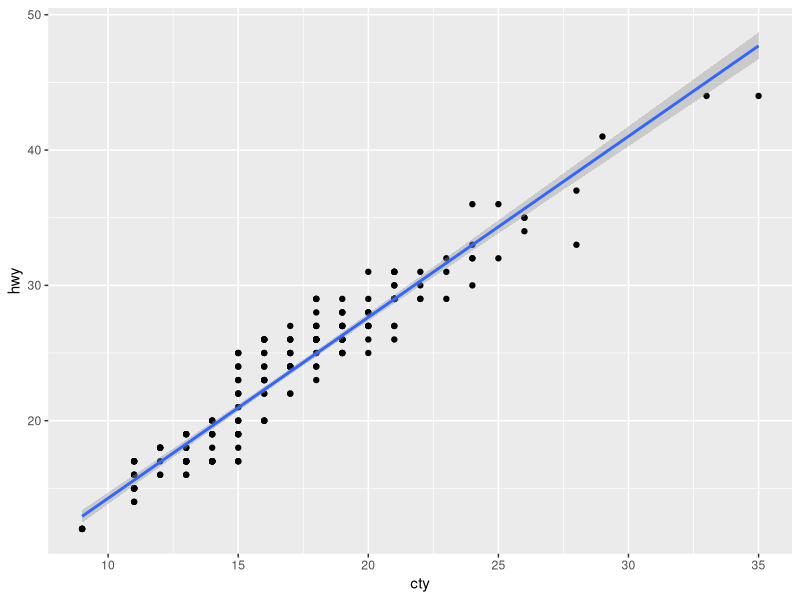
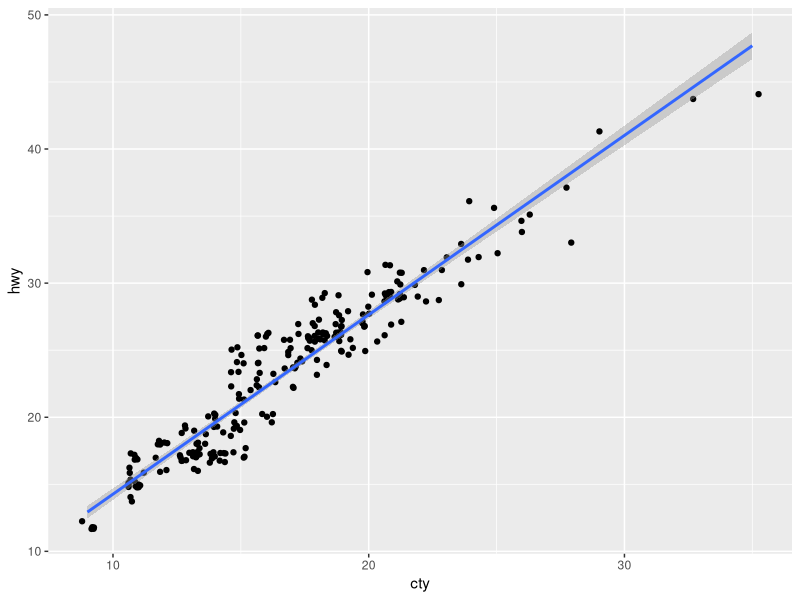
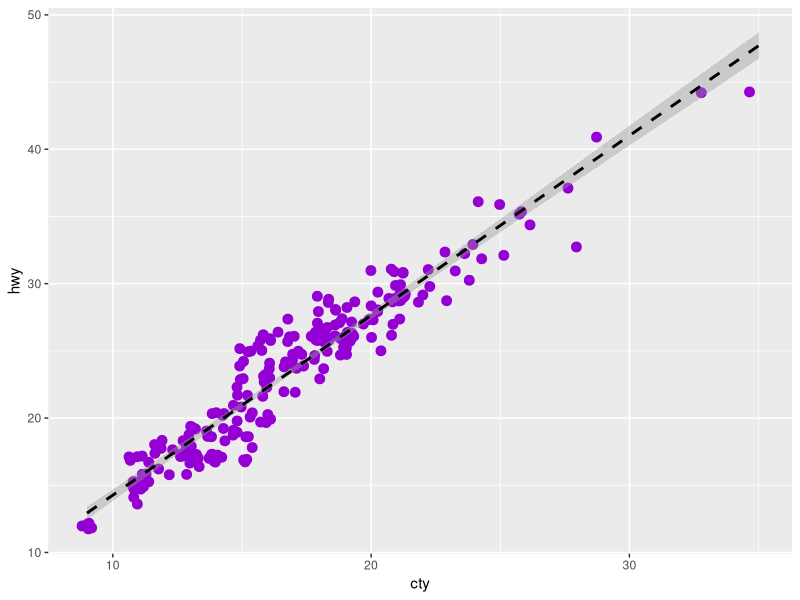
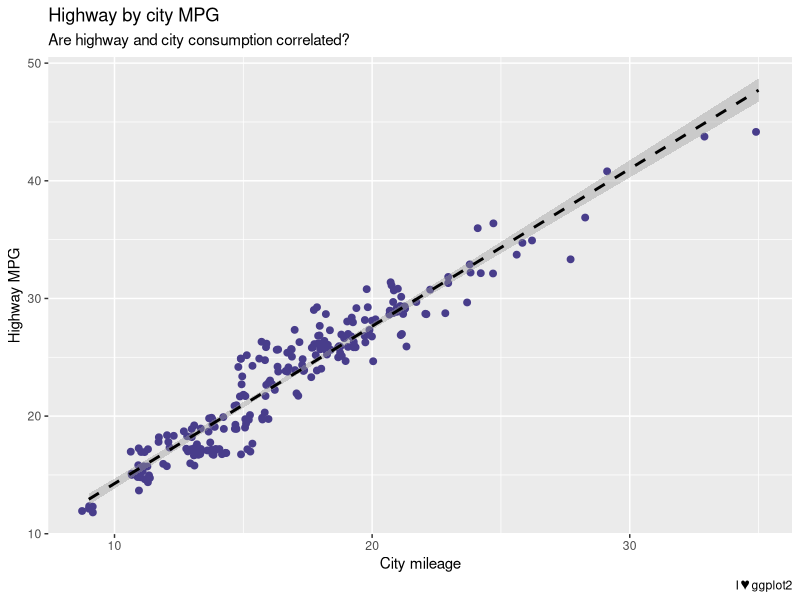
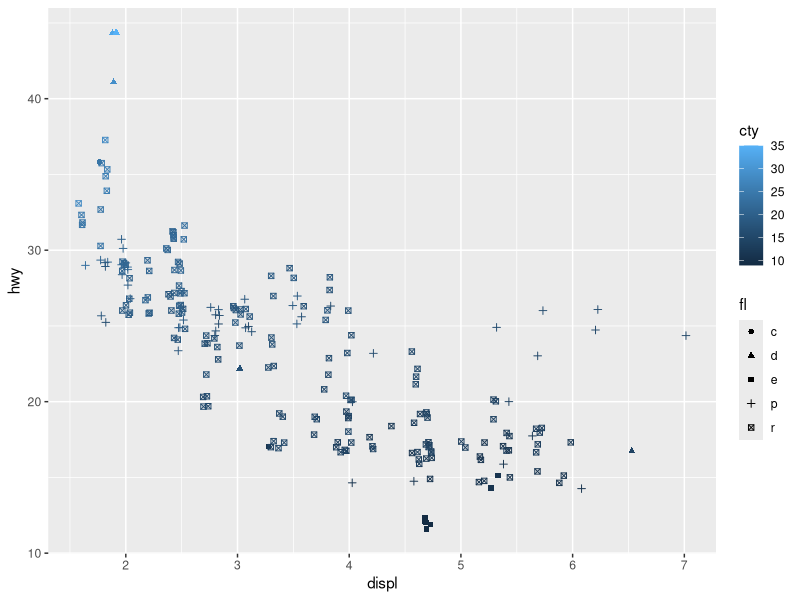
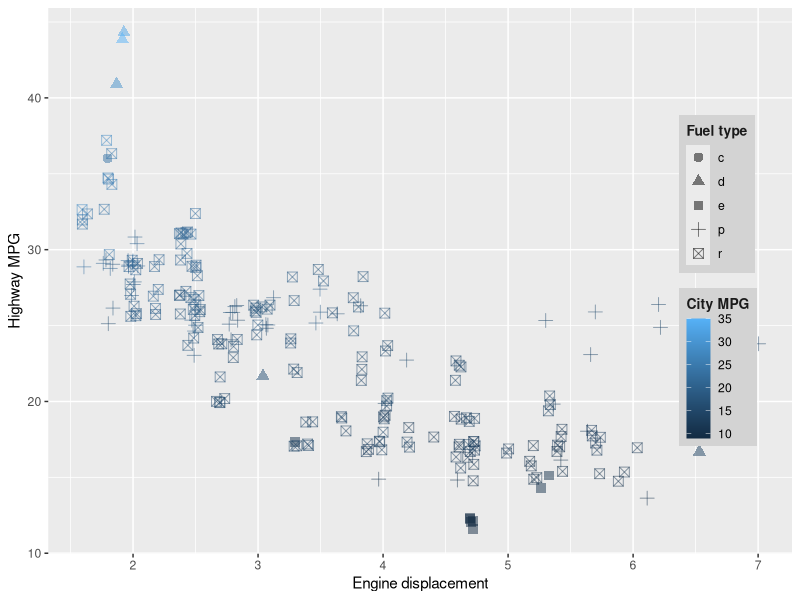
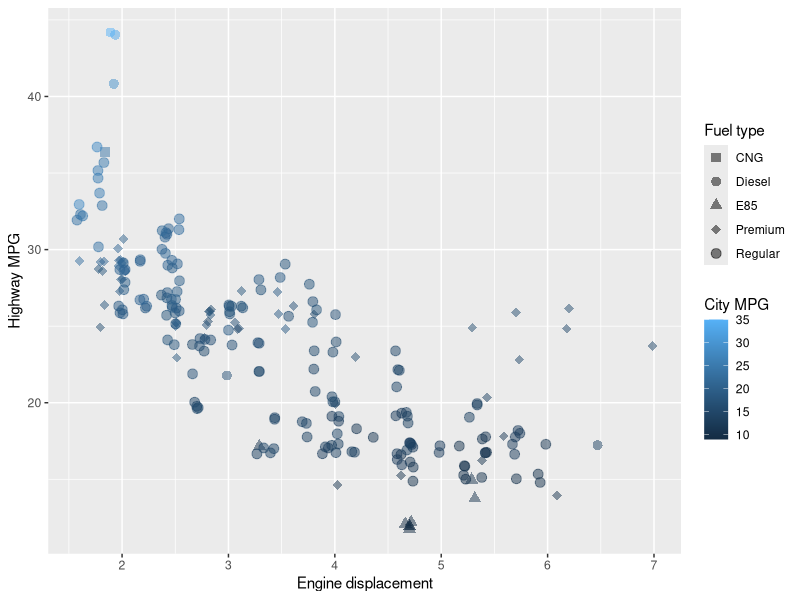
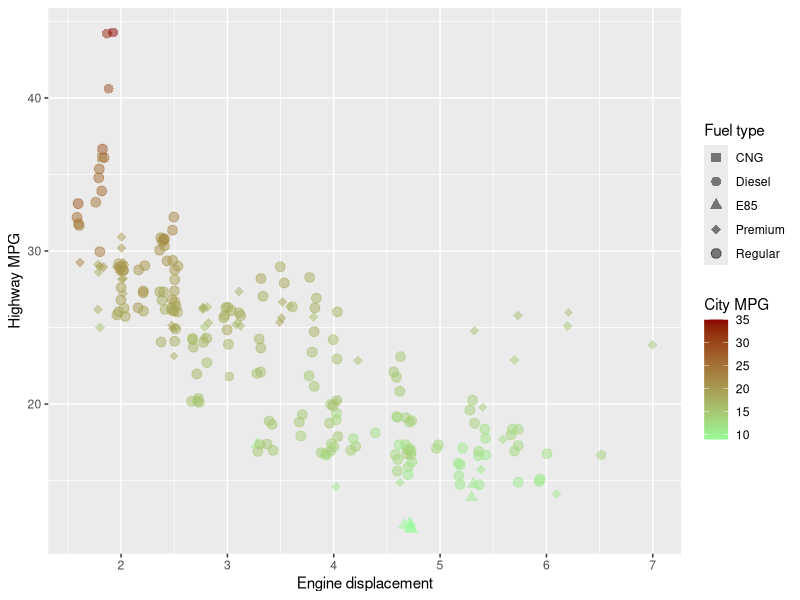

These figures' R source, in order:
#load ggplot2 library
library(ggplot2)

#mpg data set
?mpg
?diamonds

# Display few record from mpg data set
head(mpg)

#===================================================================================================
#fit a trend line using linear regressions(method= "lm") with geom_smooth()
ggplot(mpg) + aes(cty, hwy) + geom_point() +  geom_smooth(method = "lm")

#The jitter geom is a shortcut for geom_point(position = "jitter") 
#and adds a small amount of random variation to the location of each point to avoid overplotting 
#(i.e. multiple points on the exact same location).
ggplot(mpg) + aes(cty, hwy) + geom_jitter() +  geom_smooth(method = "lm")

#===================================================================================================
#colouring the dots a bit bigger and pink, and making the smoothed line a dashed black line
ggplot(mpg) + aes(cty, hwy) +
  geom_jitter(colour = "darkviolet", size = 3) +
  geom_smooth(method = "lm", colour = "black", linetype = "dashed")

#To specify labels, use the labs() function.
#Any parameters of the label() function are optional

ggplot(mpg) + aes(cty, hwy) +
  geom_jitter(colour = "darkslateblue", size = 2) +
  geom_smooth(method = "lm", colour = "black", linetype = "dashed") +
  labs(x = "City mileage", y = "Highway MPG",
       title = "Highway by city MPG",
       subtitle = "Are highway and city consumption correlated?",
       caption = "I \U2665 ggplot2")

#===================================================================================================
#Legends

#city mileage is a continuous scale, ggplot creates a colour bar legend. 
#Fuel type is discrete, therefore ggplot2 creates a standard legend
#encode four variables: 
#1) engine displacement 
#2) highway mileage in the position (x- and y-axes)
#3)city mileage as colour 
#4) fuel type as shape

ggplot(mpg) + aes(displ, hwy, colour = cty, shape = fl) + geom_jitter()


#function theme() is used to control the appearance of any element of the graphic.
ggplot(mpg) + aes(displ, hwy, colour = cty, shape = fl) +
  geom_jitter(size = 3, alpha = 0.5) +
  labs(x = "Engine displacement", y = "Highway MPG",
       colour = "City MPG", shape = "Fuel type") +
  theme(legend.position = c(0.9, 0.5),
        legend.background = element_rect(fill="lightgrey",
                                         size=0.5),
        legend.title = element_text(colour="grey10", size=10,
                                    face="bold"))


#scale_shape_manual() function to specify specific shapes (shapes in R are numbered, we use shapes 15 to 19) and the labels for each category

ggplot(mpg) + aes(displ, hwy, colour = cty, shape = fl) +
  geom_jitter(size = 3, alpha = 0.5) +
  labs(x = "Engine displacement", y = "Highway MPG",
       colour = "City MPG", shape = "Fuel type") +
  scale_shape_manual(values = 15:19,
                     labels = c("CNG", "Diesel", "E85", "Premium", "Regular"))

# specify a custom scale for the colour aesthetic. 
# This time, we use a gradient scale, where we specify the “low” and “high” colour.
ggplot(mpg) + aes(displ, hwy, colour = cty, shape = fl) +
  geom_jitter(size = 3, alpha = 0.5) +
  labs(x = "Engine displacement", y = "Highway MPG",
       colour = "City MPG", shape = "Fuel type") +
  scale_shape_manual(values = 15:19,
                     labels = c("CNG", "Diesel", "E85", "Premium", "Regular")) +
  scale_colour_gradient(low = "palegreen", high = "darkred")


#===================================================================================================
#Logarithmic scales

ggplot(mpg) + aes(displ, hwy) + geom_point() +
  scale_x_log10() + scale_y_log10()

#If we want to use a different logarithm, e. g. base2, we need to use scale_*_continuous and specify the transformation:
ggplot(mpg) + aes(displ, hwy) + geom_point() +
  scale_x_continuous(trans = "reverse") +
  scale_y_continuous(trans = "log2")

ggplot(diamonds[sample(nrow(diamonds), 250),]) + aes(carat, price) + geom_point() +
  scale_x_log10() + scale_y_log10()


#Sometimes we need to add a label to a chart to explain something. ggplot provides the annotate() function to add an annotation layer

ggplot(mpg) + aes(displ, hwy, colour = class) +
  geom_jitter() +
  geom_smooth(method = "lm", formula = y ~ x, colour = "darkgrey",
              size = 0.5, fill = "lightgrey") +
  annotate(geom = "text", x= 6.5, y = 29,
           label = "2 seaters are\nless economical",
           colour = "grey30", size = 4)

#===================================================================================================
# Facets

#to produce several graphics  
#ggplot2 makes it easy to create a series of charts with faceting. 
# add one of the facet functions (facet_wrap() or facet_grid()) and pass the respective variable wrapped in a vars() call
ggplot(mpg) + aes(displ, hwy, colour = cty) + geom_jitter() +  facet_wrap(vars(fl))

#To define custom labels, we first need to define a vector with the labels
fl.labels <- c("CNG", "Diesel", "E85", "Premium", "Regular", "x")

names(fl.labels) <- c("c", "d", "e", "p", "r", "x")

#set the name of each element to the value in the data
ggplot(mpg) + aes(displ, hwy, colour = cty) + geom_jitter() +
  scale_colour_gradient(low = "palegreen", high = "darkred") +
  facet_wrap(vars(fl), labeller = labeller(fl = fl.labels ))

#two variables in a facet grid (flue and class)
fl.labels <- c("CNG", "Diesel", "E85", "Premium", "Regular")
names(fl.labels) <- c("c", "d", "e", "p", "r")
ggplot(mpg) + aes(displ, hwy, colour = cty) + geom_jitter() +
  scale_colour_gradient(low = "palegreen", high = "darkred") +
  facet_grid(fl ~ class, labeller = labeller(fl = fl.labels ))

#===================================================================================================
#Themes : Themes are a way to change the look of a graphics completely.
ggplot(mpg) + aes(displ, hwy, colour = class) + geom_jitter() +
  theme_minimal()

#ggplot2 comes with a some predefined themes. More themes are defined in the package ggthemes
install.packages("ggthemes")
library(ggthemes)

#ggthemes provides over 100 themes, palettes and scales
ls("package:ggthemes")

#Economist
base.plot <- ggplot(mpg) + aes(displ, hwy, colour = class) + geom_jitter()
base.plot +
  theme_economist() + scale_colour_economist() +
  scale_y_continuous(position = "right")

#Solarized light
base.plot + theme_solarized() + scale_colour_solarized("blue")

#Excel 2003
base.plot + theme_excel() + scale_colour_excel()

#Tableau
base.plot + theme_igray() + scale_colour_tableau()

#Colour blind scales
base.plot + scale_colour_colorblind()

#Tufte
base.plot + geom_rangeframe() + theme_tufte(base_family = "sans")
